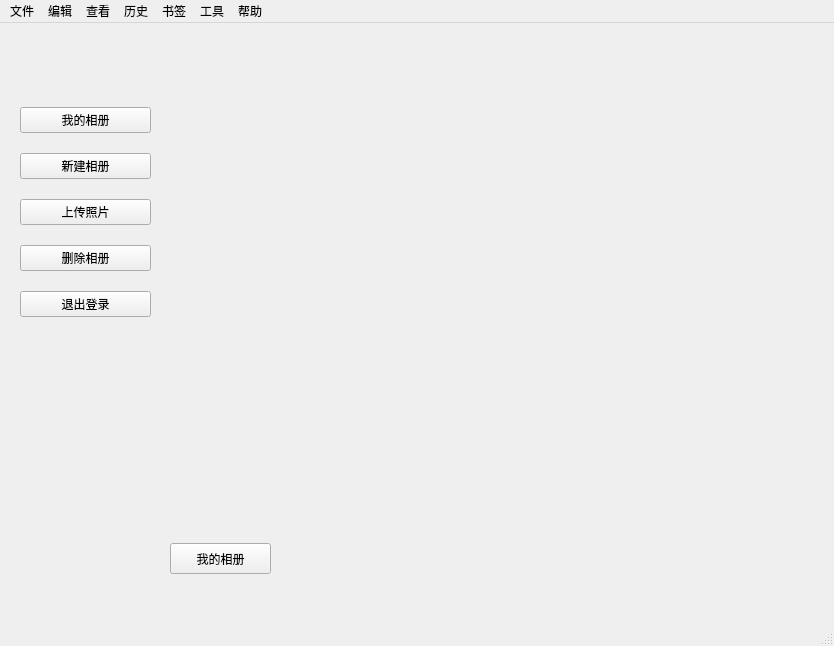
<?xml version="1.0" encoding="UTF-8"?>
<ui version="4.0">
 <class>AlbumInterface</class>
 <widget class="QMainWindow" name="AlbumInterface">
  <property name="geometry">
   <rect>
    <x>0</x>
    <y>0</y>
    <width>834</width>
    <height>646</height>
   </rect>
  </property>
  <property name="windowTitle">
   <string>MainWindow</string>
  </property>
  <widget class="QWidget" name="centralwidget">
   <widget class="QWidget" name="widget" native="true">
    <property name="geometry">
     <rect>
      <x>20</x>
      <y>70</y>
      <width>131</width>
      <height>241</height>
     </rect>
    </property>
    <layout class="QVBoxLayout" name="verticalLayout">
     <item>
      <widget class="QPushButton" name="pushButton">
       <property name="text">
        <string>我的相册</string>
       </property>
      </widget>
     </item>
     <item>
      <widget class="QPushButton" name="pushButton_2">
       <property name="text">
        <string>新建相册</string>
       </property>
      </widget>
     </item>
     <item>
      <widget class="QPushButton" name="pushButton_3">
       <property name="text">
        <string>上传照片</string>
       </property>
      </widget>
     </item>
     <item>
      <widget class="QPushButton" name="pushButton_4">
       <property name="text">
        <string>删除相册</string>
       </property>
      </widget>
     </item>
     <item>
      <widget class="QPushButton" name="pushButton_5">
       <property name="text">
        <string>退出登录</string>
       </property>
      </widget>
     </item>
    </layout>
   </widget>
   <widget class="QStackedWidget" name="stackedWidget">
    <property name="geometry">
     <rect>
      <x>160</x>
      <y>40</y>
      <width>521</width>
      <height>521</height>
     </rect>
    </property>
    <property name="currentIndex">
     <number>0</number>
    </property>
    <widget class="QWidget" name="page_myAlbum">
     <widget class="QPushButton" name="pushButton_6">
      <property name="geometry">
       <rect>
        <x>10</x>
        <y>480</y>
        <width>101</width>
        <height>31</height>
       </rect>
      </property>
      <property name="text">
       <string>我的相册</string>
      </property>
     </widget>
    </widget>
    <widget class="QWidget" name="page_newAlbum">
     <widget class="QPushButton" name="pushButton_7">
      <property name="geometry">
       <rect>
        <x>10</x>
        <y>480</y>
        <width>101</width>
        <height>31</height>
       </rect>
      </property>
      <property name="text">
       <string>新建相册</string>
      </property>
     </widget>
     <widget class="QWidget" name="widget_2" native="true">
      <property name="geometry">
       <rect>
        <x>120</x>
        <y>190</y>
        <width>291</width>
        <height>81</height>
       </rect>
      </property>
      <layout class="QHBoxLayout" name="horizontalLayout">
       <item>
        <widget class="QLabel" name="label">
         <property name="text">
          <string>照片名称：</string>
         </property>
        </widget>
       </item>
       <item>
        <widget class="QLineEdit" name="lineEdit"/>
       </item>
      </layout>
     </widget>
     <widget class="QWidget" name="widget_3" native="true">
      <property name="geometry">
       <rect>
        <x>120</x>
        <y>130</y>
        <width>221</width>
        <height>61</height>
       </rect>
      </property>
      <layout class="QHBoxLayout" name="horizontalLayout_2">
       <item>
        <widget class="QLabel" name="label_2">
         <property name="text">
          <string>选择相册：</string>
         </property>
        </widget>
       </item>
       <item>
        <widget class="QComboBox" name="comboBox"/>
       </item>
      </layout>
     </widget>
     <widget class="QWidget" name="widget_4" native="true">
      <property name="geometry">
       <rect>
        <x>120</x>
        <y>260</y>
        <width>441</width>
        <height>81</height>
       </rect>
      </property>
      <layout class="QHBoxLayout" name="horizontalLayout_3">
       <item>
        <widget class="QLabel" name="label_3">
         <property name="text">
          <string>路  径：</string>
         </property>
        </widget>
       </item>
       <item>
        <widget class="QLineEdit" name="lineEdit_2"/>
       </item>
       <item>
        <widget class="QPushButton" name="pushButton_11">
         <property name="text">
          <string>浏览...</string>
         </property>
        </widget>
       </item>
      </layout>
     </widget>
    </widget>
    <widget class="QWidget" name="page_uploadPhotos">
     <widget class="QPushButton" name="pushButton_8">
      <property name="geometry">
       <rect>
        <x>0</x>
        <y>326</y>
        <width>81</width>
        <height>20</height>
       </rect>
      </property>
      <property name="text">
       <string>上传照片</string>
      </property>
     </widget>
    </widget>
    <widget class="QWidget" name="page_deleteAlbums">
     <widget class="QPushButton" name="pushButton_9">
      <property name="geometry">
       <rect>
        <x>0</x>
        <y>330</y>
        <width>81</width>
        <height>21</height>
       </rect>
      </property>
      <property name="text">
       <string>删除相册</string>
      </property>
     </widget>
    </widget>
    <widget class="QWidget" name="page_exitLogin">
     <widget class="QPushButton" name="pushButton_10">
      <property name="geometry">
       <rect>
        <x>0</x>
        <y>330</y>
        <width>71</width>
        <height>21</height>
       </rect>
      </property>
      <property name="text">
       <string>退出登录</string>
      </property>
     </widget>
    </widget>
    <widget class="QWidget" name="page_2"/>
   </widget>
  </widget>
  <widget class="QMenuBar" name="menubar">
   <property name="geometry">
    <rect>
     <x>0</x>
     <y>0</y>
     <width>834</width>
     <height>17</height>
    </rect>
   </property>
   <widget class="QMenu" name="menu">
    <property name="title">
     <string>文件</string>
    </property>
   </widget>
   <widget class="QMenu" name="menu_2">
    <property name="title">
     <string>编辑</string>
    </property>
   </widget>
   <widget class="QMenu" name="menu_3">
    <property name="title">
     <string>查看</string>
    </property>
   </widget>
   <widget class="QMenu" name="menu_4">
    <property name="title">
     <string>历史</string>
    </property>
   </widget>
   <widget class="QMenu" name="menu_5">
    <property name="title">
     <string>书签</string>
    </property>
   </widget>
   <widget class="QMenu" name="menu_6">
    <property name="title">
     <string>工具</string>
    </property>
   </widget>
   <widget class="QMenu" name="menu_7">
    <property name="title">
     <string>帮助</string>
    </property>
   </widget>
   <addaction name="menu"/>
   <addaction name="menu_2"/>
   <addaction name="menu_3"/>
   <addaction name="menu_4"/>
   <addaction name="menu_5"/>
   <addaction name="menu_6"/>
   <addaction name="menu_7"/>
  </widget>
  <widget class="QStatusBar" name="statusbar"/>
 </widget>
 <resources/>
 <connections/>
</ui>
